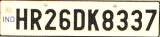
#> input picture project1/1.png, 160 x 37 px, given in place of i1.jpg, which was not available
$ python jng.py
#> lines starting #> are read from the running program, lines starting #| are printed output that depends on the picture; after the words box and inside, x2 and y2 are one past the last pixel; in counts of white or black regions, pixels touching at a corner belong together; pictures that were not available may be replaced by others from this repository, and a replacement may not be noted
import cv2
import imutils
import pytesseract

pytesseract.pytesseract.tesseract_cmd = "C:/Users/janha/OneDrive/Documents/DTSP codes/NEW VLSI/tesseract.exe"

image = cv2.imread("C:/Users/janha/Downloads/i1.jpg")
#> image is the input picture: shape (37, 160, 3); mean B, G, R 176, 193.3, 196.7
image = imutils.resize(image, width=300)
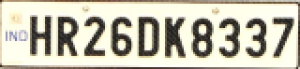
#> image: shape (69, 300, 3); mean B, G, R 176, 193.3, 196.7
cv2.imshow("num.png", image)
cv2.waitKey(0)

gray_image = cv2.cvtColor(image, cv2.COLOR_BGR2GRAY)
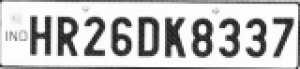
#> gray_image: shape (69, 300); min 26, max 255, mean 192.3
cv2.imshow("greyed image", gray_image)
cv2.waitKey(0)

gray_image = cv2.bilateralFilter(gray_image, 11, 17, 17)
cv2.imshow("smoothened image", gray_image)
cv2.waitKey(0)

edged = cv2.Canny(gray_image, 30, 200)
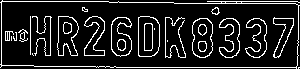
#> edged: shape (69, 300); 13% white in thin lines or dots
cv2.imshow("edged image", edged)
cv2.waitKey(0)

cnts,new = cv2.findContours(edged.copy(), cv2.RETR_LIST, cv2.CHAIN_APPROX_SIMPLE)
#> cnts = 49 contours, 14 with area under 20; largest, box (x1, y1, x2, y2) and area: (0, 0, 300, 69) 19168, (1, 1, 299, 68) 19120, (138, 16, 160, 57) 787, (138, 16, 160, 57) 777, (192, 18, 213, 58) 690; new = 49 rows, first 6: [1, -1, -1, -1], [2, 0, -1, -1], [3, 1, -1, -1], [4, 2, -1, -1], [5, 3, -1, -1], [6, 4, -1, -1]
image1=image.copy()
cv2.drawContours(image1,cnts,-1,(0,255,0),3)
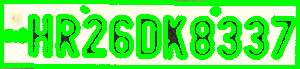
#> image1: shape (69, 300, 3); mean B, G, R 96.8, 242.9, 105.2
cv2.imshow("contours",image1)
cv2.waitKey(0)

cnts = sorted(cnts, key=cv2.contourArea, reverse=True)[:30]
#> cnts = 30 contours; largest, box (x1, y1, x2, y2) and area: (0, 0, 300, 69) 19168, (1, 1, 299, 68) 19120, (138, 16, 160, 57) 787, (138, 16, 160, 57) 777, (192, 18, 213, 58) 690
screenCnt = None

i = 1
for c in cnts:
    perimeter = cv2.arcLength(c, True)
    approx = cv2.approxPolyDP(c, 0.018 * perimeter, True)
    if len(approx) == 4:
        screenCnt = approx
        x, y, w, h = cv2.boundingRect(c)
        new_img = image[y:y+h, x:x+w]
        cv2.imwrite('./' + str(i) + '.png', new_img)
        i += 1
        break
#> this loop made 2 passes
#> (perimeter, screenCnt, x, y, w, h, i) on pass 2: (726.2, [[1, 2], [295, 3], [297, 65], [2, 65]], 1, 1, 298, 67, 2)
#> perimeter on pass 1: 884
#> pass 2, `new_img = image[y:y+h, x:x+w]`:
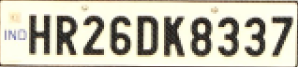
#> new_img: shape (67, 298, 3); mean B, G, R 178.6, 196, 198.9
#> after the loop, i = 2

if screenCnt is not None:
    cv2.drawContours(image, [screenCnt], -1, (0, 255, 0), 3)
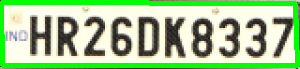
#> image: shape (69, 300, 3); 17.03% of pixels changed, all inside (x1, y1, x2, y2) = (0, 0, 300, 68)
    cv2.imshow("image with detected license plate", image)
    cv2.waitKey(0)

    Cropped_loc = '1.png'
    cv2.imshow("cropped", cv2.imread(Cropped_loc))
#> (the run stopped early here; a loop or call above may not have finished)
